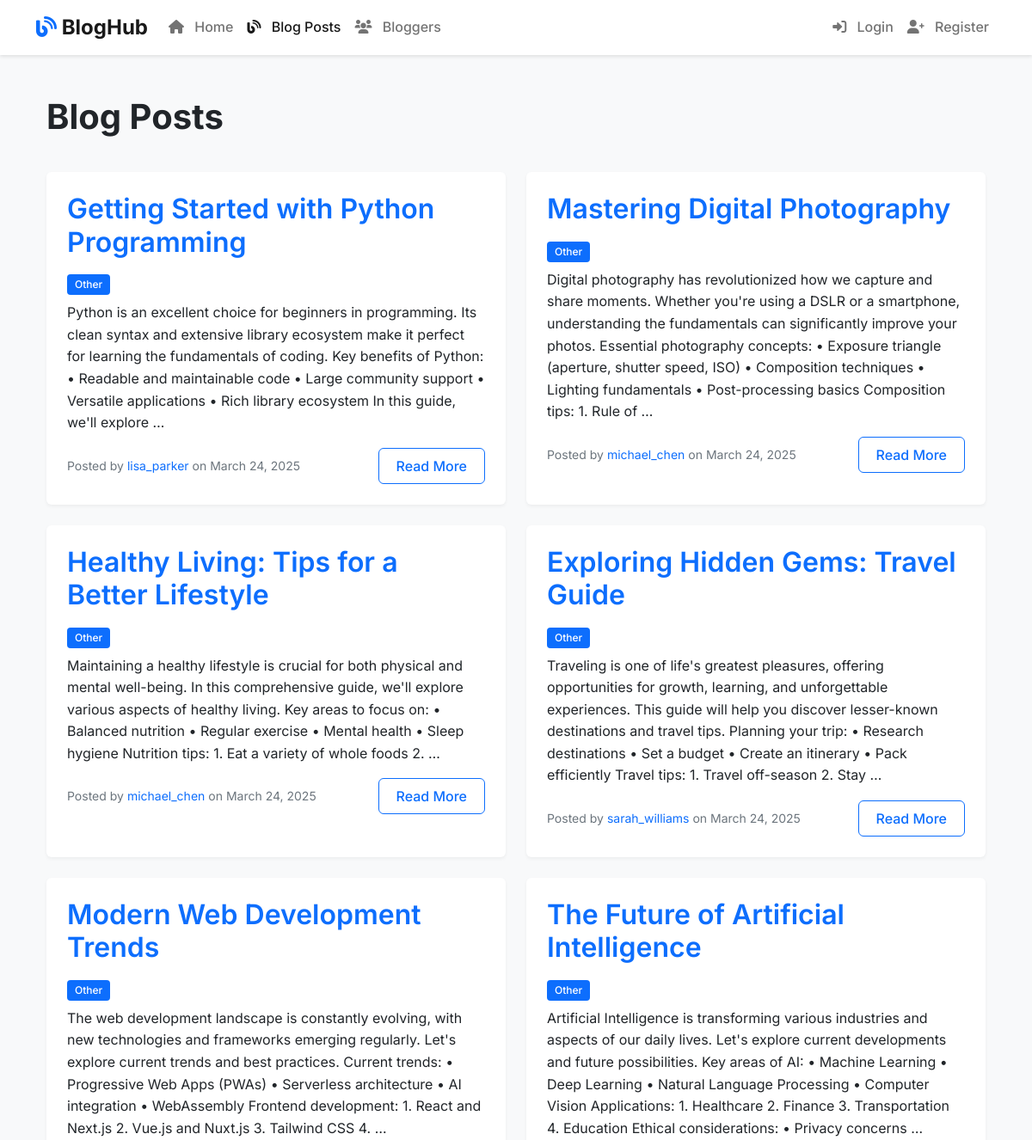
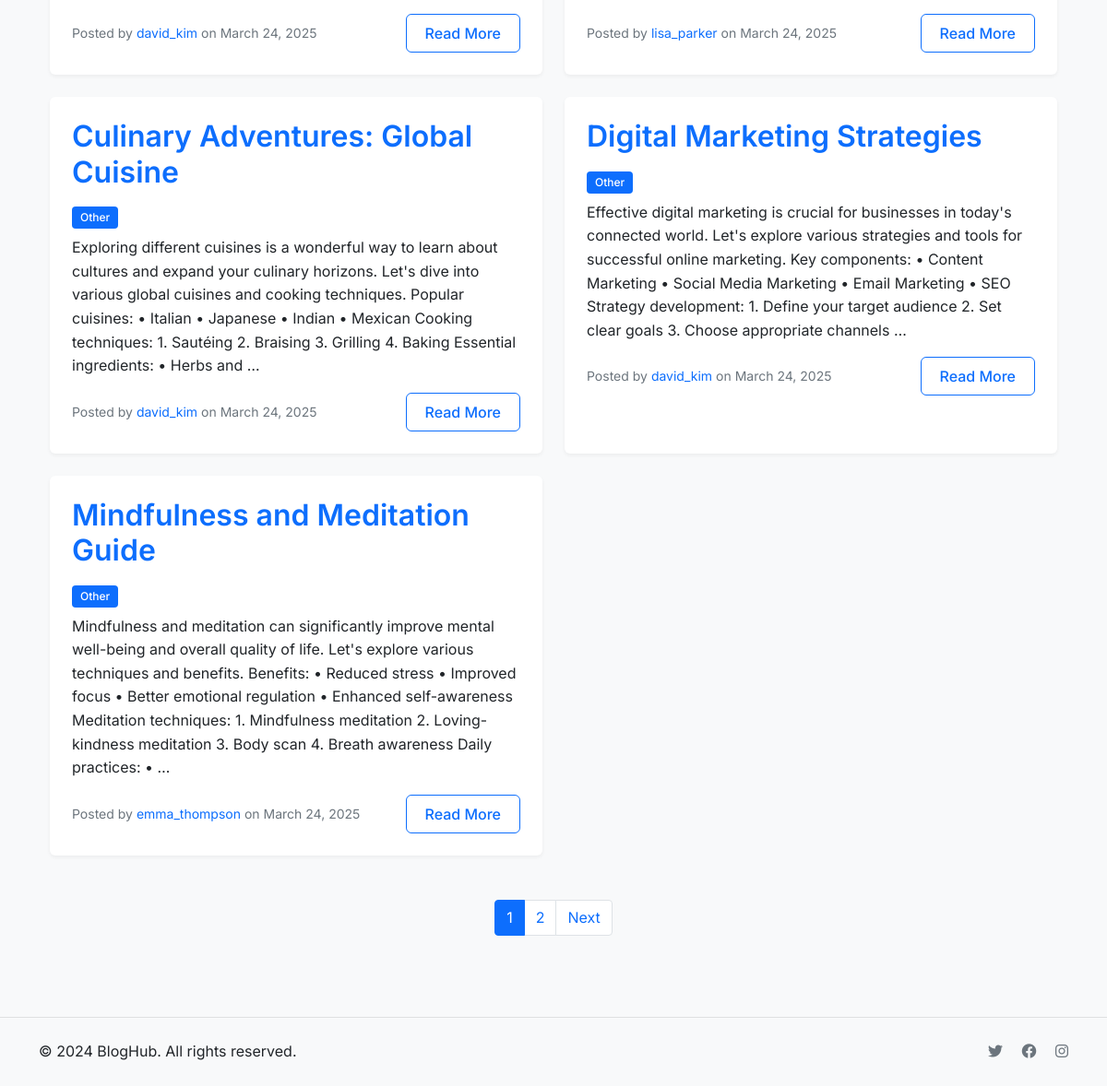
/blog/blogs/, run on the app's committed database (2 pictures, top to bottom).
### blog/models.py (models this page shows, shortened)
class BlogPost(models.Model):
    title = models.CharField(max_length=200)
    author = models.ForeignKey(Blogger, on_delete=models.SET_NULL, null=True)
    description = models.TextField(max_length=2000, help_text="Enter your blog text here.")
    post_date = models.DateField(auto_now_add=True)
    category = models.CharField(max_length=100, choices=[
        ('technology', 'Technology'),
        ('lifestyle', 'Lifestyle'),
        ('travel', 'Travel'),
        ('food', 'Food'),
        ('health', 'Health'),
        ('business', 'Business'),
        ('education', 'Education'),
        ('other', 'Other')
    ], default='other')
    tags = models.CharField(max_length=200, help_text="Enter tags separated by commas", default='')
    class Meta:
        ordering = ['-post_date']
    def get_absolute_url(self):
        return reverse('blog-detail', args=[str(self.id)])

class Blogger(models.Model):
    user = models.OneToOneField(User, on_delete=models.CASCADE)
    bio = models.TextField(max_length=500, help_text="Enter your bio details here.")
    def get_absolute_url(self):
        return reverse('blogger-detail', args=[str(self.id)])
    def __str__(self):
        return self.user.username

### blog/views.py (the view)
# urls.py: path('blogs/', views.BlogPostListView.as_view(), name='blogs'),
class BlogPostListView(ListView):
    model = BlogPost
    paginate_by = 9
    template_name = 'blog/blogpost_list.html'
    context_object_name = 'blogpost_list'

### templates/blog/blogpost_list.html (shortened to what this page needs)
{% extends "base_generic.html" %}
{% block content %}
<div class="container mt-4">
    <div class="d-flex justify-content-between align-items-center mb-4">
        <h1>Blog Posts</h1>
    </div>
    <div class="row">
        {% for blogpost in blogpost_list %}
        <div class="col-md-6 mb-4">
            <div class="card h-100">
                <div class="card-body">
                    <h2 class="card-title">
                        <a href="{{ blogpost.get_absolute_url }}" class="text-decoration-none">{{ blogpost.title }}</a>
                    </h2>
                    <div class="mb-2">
                        <span class="badge bg-primary">{{ blogpost.category|title }}</span>
                    </div>
                    <p class="card-text">{{ blogpost.description|truncatewords:50 }}</p>
                    <div class="d-flex justify-content-between align-items-center">
                        <small class="text-muted">
                            Posted by <a href="{{ blogpost.author.get_absolute_url }}" class="text-decoration-none">{{ blogpost.author }}</a>
                            on {{ blogpost.post_date|date:"F d, Y" }}
                        </small>
                        <a href="{{ blogpost.get_absolute_url }}" class="btn btn-outline-primary">Read More</a>
                    </div>
                </div>
            </div>
        </div>
        {% empty %}
        <div class="col-12">
            <p>There are no blog posts yet.</p>
        </div>
        {% endfor %}
    </div>
    {% if is_paginated %}
    <nav aria-label="Page navigation" class="mt-4">
        <ul class="pagination justify-content-center">
            {% for num in page_obj.paginator.page_range %}
            <li class="page-item {% if page_obj.number == num %}active{% endif %}">
                <a class="page-link" href="?page={{ num }}">{{ num }}</a>
            </li>
            {% endfor %}
            {% if page_obj.has_next %}
            <li class="page-item">
                <a class="page-link" href="?page={{ page_obj.next_page_number }}">Next</a>
            </li>
            {% endif %}
        </ul>
    </nav>
    {% endif %}
</div>
{% endblock %}

### static/css/style.css (style rules this page uses)
:root { --primary-color: #0d6efd; --secondary-color: #6c757d; --success-color: #198754; --info-color: #0dcaf0; --warning-color: #ffc107; --danger-color: #dc3545; --light-color: #f8f9fa; --dark-color: #212529; --border-radius: 0.375rem; --transition: all 0.2s ease-in-out; }
body { font-family: 'Inter', -apple-system, BlinkMacSystemFont, 'Segoe UI', Roboto, 'Helvetica Neue', Arial, sans-serif; color: var(--dark-color); line-height: 1.6; background-color: var(--light-color); }
.card { border: none; border-radius: var(--border-radius); box-shadow: 0 2px 4px rgba(0, 0, 0, 0.05); transition: var(--transition); background-color: white; }
.card-body { padding: 1.5rem; }
.card-title { font-weight: 600; margin-bottom: 1rem; }
.btn { font-weight: 500; padding: 0.5rem 1.25rem; border-radius: var(--border-radius); transition: var(--transition); }
.btn-outline-primary { color: var(--primary-color); border-color: var(--primary-color); }
.badge { font-weight: 500; padding: 0.5em 0.75em; border-radius: 0.25rem; }
h1, h2, h3, h4, h5, h6 { font-weight: 700; color: var(--dark-color); margin-bottom: 1rem; }

### data on the page
BlogPost: title "Getting Started with Python Programming", category "Other", description "Python is an excellent choice for beginners in programming. Its clean syntax and extensive library ecosystem make it perfect for learning the fundamentals of coding. Key benefits of Python: • Readable and maintainable code • Large community support • Versatile applications • Rich library ecosystem In this guide, we'll explore …", author "lisa_parker", post_date "March 24, 2025"
BlogPost: title "Mastering Digital Photography", category "Other", description "Digital photography has revolutionized how we capture and share moments. Whether you're using a DSLR or a smartphone, understanding the fundamentals can significantly improve your photos. Essential photography concepts: • Exposure triangle (aperture, shutter speed, ISO) • Composition techniques • Lighting fundamentals • Post-processing basics Composition tips: 1. Rule of …", author "michael_chen", post_date "March 24, 2025"
BlogPost: title "Healthy Living: Tips for a Better Lifestyle", category "Other", description "Maintaining a healthy lifestyle is crucial for both physical and mental well-being. In this comprehensive guide, we'll explore various aspects of healthy living. Key areas to focus on: • Balanced nutrition • Regular exercise • Mental health • Sleep hygiene Nutrition tips: 1. Eat a variety of whole foods 2. …", author "michael_chen", post_date "March 24, 2025"
BlogPost: title "Exploring Hidden Gems: Travel Guide", category "Other", description "Traveling is one of life's greatest pleasures, offering opportunities for growth, learning, and unforgettable experiences. This guide will help you discover lesser-known destinations and travel tips. Planning your trip: • Research destinations • Set a budget • Create an itinerary • Pack efficiently Travel tips: 1. Travel off-season 2. Stay …", author "sarah_williams", post_date "March 24, 2025"
BlogPost: title "Modern Web Development Trends", category "Other", description "The web development landscape is constantly evolving, with new technologies and frameworks emerging regularly. Let's explore current trends and best practices. Current trends: • Progressive Web Apps (PWAs) • Serverless architecture • AI integration • WebAssembly Frontend development: 1. React and Next.js 2. Vue.js and Nuxt.js 3. Tailwind CSS 4. …", author "david_kim", post_date "March 24, 2025"
BlogPost: title "The Future of Artificial Intelligence", category "Other", description "Artificial Intelligence is transforming various industries and aspects of our daily lives. Let's explore current developments and future possibilities. Key areas of AI: • Machine Learning • Deep Learning • Natural Language Processing • Computer Vision Applications: 1. Healthcare 2. Finance 3. Transportation 4. Education Ethical considerations: • Privacy concerns …", author "lisa_parker", post_date "March 24, 2025"
BlogPost: title "Culinary Adventures: Global Cuisine", category "Other", description "Exploring different cuisines is a wonderful way to learn about cultures and expand your culinary horizons. Let's dive into various global cuisines and cooking techniques. Popular cuisines: • Italian • Japanese • Indian • Mexican Cooking techniques: 1. Sautéing 2. Braising 3. Grilling 4. Baking Essential ingredients: • Herbs and …", author "david_kim", post_date "March 24, 2025"
BlogPost: title "Digital Marketing Strategies", category "Other", description "Effective digital marketing is crucial for businesses in today's connected world. Let's explore various strategies and tools for successful online marketing. Key components: • Content Marketing • Social Media Marketing • Email Marketing • SEO Strategy development: 1. Define your target audience 2. Set clear goals 3. Choose appropriate channels …", author "david_kim", post_date "March 24, 2025"
BlogPost: title "Mindfulness and Meditation Guide", category "Other", description "Mindfulness and meditation can significantly improve mental well-being and overall quality of life. Let's explore various techniques and benefits. Benefits: • Reduced stress • Improved focus • Better emotional regulation • Enhanced self-awareness Meditation techniques: 1. Mindfulness meditation 2. Loving-kindness meditation 3. Body scan 4. Breath awareness Daily practices: • …", author "emma_thompson", post_date "March 24, 2025"

### other printed values
{{ num }} "1" "2"
